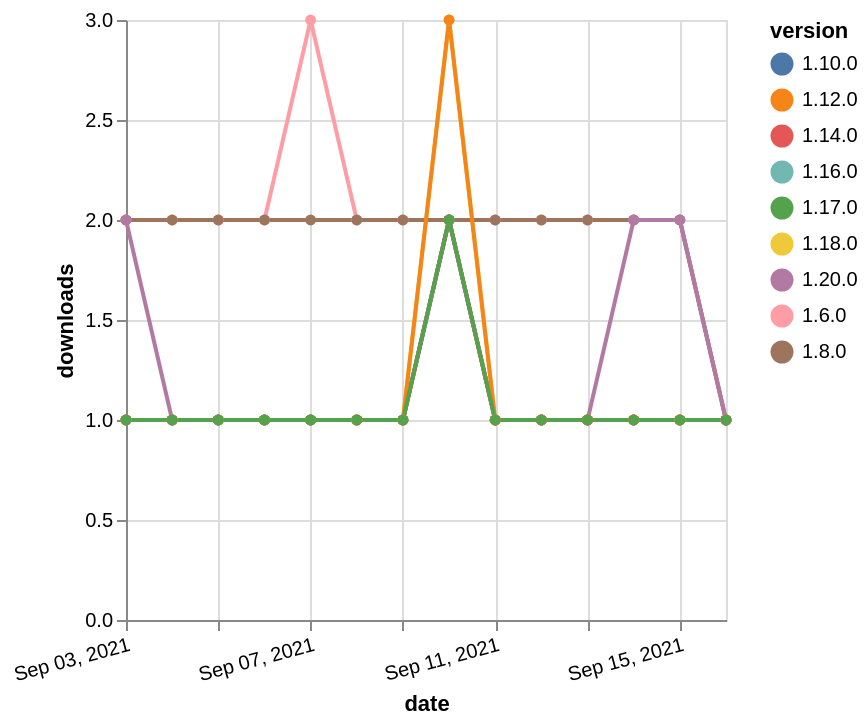

Specify this chart in Vega-Lite:
### Vega-Lite specification from a JSON file in a GitHub repository (floating-point values rounded to 4 significant figures)
{"$schema": "https://vega.github.io/schema/vega-lite/v5.json", "description": "A simple bar chart with embedded data.", "data": {"values": [{"date": "2021-09-03", "total": 2349, "delta": 2, "version": "1.6.0"}, {"date": "2021-09-04", "total": 2351, "delta": 2, "version": "1.6.0"}, {"date": "2021-09-05", "total": 2353, "delta": 2, "version": "1.6.0"}, {"date": "2021-09-06", "total": 2355, "delta": 2, "version": "1.6.0"}, {"date": "2021-09-07", "total": 2358, "delta": 3, "version": "1.6.0"}, {"date": "2021-09-08", "total": 2360, "delta": 2, "version": "1.6.0"}, {"date": "2021-09-09", "total": 2362, "delta": 2, "version": "1.6.0"}, {"date": "2021-09-10", "total": 2364, "delta": 2, "version": "1.6.0"}, {"date": "2021-09-11", "total": 2366, "delta": 2, "version": "1.6.0"}, {"date": "2021-09-12", "total": 2368, "delta": 2, "version": "1.6.0"}, {"date": "2021-09-13", "total": 2370, "delta": 2, "version": "1.6.0"}, {"date": "2021-09-14", "total": 2372, "delta": 2, "version": "1.6.0"}, {"date": "2021-09-15", "total": 2374, "delta": 2, "version": "1.6.0"}, {"date": "2021-09-16", "total": 2375, "delta": 1, "version": "1.6.0"}, {"date": "2021-09-03", "total": 168, "delta": 1, "version": "1.18.0"}, {"date": "2021-09-04", "total": 169, "delta": 1, "version": "1.18.0"}, {"date": "2021-09-05", "total": 170, "delta": 1, "version": "1.18.0"}, {"date": "2021-09-06", "total": 171, "delta": 1, "version": "1.18.0"}, {"date": "2021-09-07", "total": 172, "delta": 1, "version": "1.18.0"}, {"date": "2021-09-08", "total": 173, "delta": 1, "version": "1.18.0"}, {"date": "2021-09-09", "total": 174, "delta": 1, "version": "1.18.0"}, {"date": "2021-09-10", "total": 177, "delta": 3, "version": "1.18.0"}, {"date": "2021-09-11", "total": 178, "delta": 1, "version": "1.18.0"}, {"date": "2021-09-12", "total": 179, "delta": 1, "version": "1.18.0"}, {"date": "2021-09-13", "total": 180, "delta": 1, "version": "1.18.0"}, {"date": "2021-09-14", "total": 181, "delta": 1, "version": "1.18.0"}, {"date": "2021-09-15", "total": 182, "delta": 1, "version": "1.18.0"}, {"date": "2021-09-16", "total": 183, "delta": 1, "version": "1.18.0"}, {"date": "2021-09-03", "total": 2457, "delta": 2, "version": "1.8.0"}, {"date": "2021-09-04", "total": 2459, "delta": 2, "version": "1.8.0"}, {"date": "2021-09-05", "total": 2461, "delta": 2, "version": "1.8.0"}, {"date": "2021-09-06", "total": 2463, "delta": 2, "version": "1.8.0"}, {"date": "2021-09-07", "total": 2465, "delta": 2, "version": "1.8.0"}, {"date": "2021-09-08", "total": 2467, "delta": 2, "version": "1.8.0"}, {"date": "2021-09-09", "total": 2469, "delta": 2, "version": "1.8.0"}, {"date": "2021-09-10", "total": 2471, "delta": 2, "version": "1.8.0"}, {"date": "2021-09-11", "total": 2473, "delta": 2, "version": "1.8.0"}, {"date": "2021-09-12", "total": 2475, "delta": 2, "version": "1.8.0"}, {"date": "2021-09-13", "total": 2477, "delta": 2, "version": "1.8.0"}, {"date": "2021-09-14", "total": 2479, "delta": 2, "version": "1.8.0"}, {"date": "2021-09-15", "total": 2481, "delta": 2, "version": "1.8.0"}, {"date": "2021-09-16", "total": 2482, "delta": 1, "version": "1.8.0"}, {"date": "2021-09-03", "total": 226, "delta": 1, "version": "1.10.0"}, {"date": "2021-09-04", "total": 227, "delta": 1, "version": "1.10.0"}, {"date": "2021-09-05", "total": 228, "delta": 1, "version": "1.10.0"}, {"date": "2021-09-06", "total": 229, "delta": 1, "version": "1.10.0"}, {"date": "2021-09-07", "total": 230, "delta": 1, "version": "1.10.0"}, {"date": "2021-09-08", "total": 231, "delta": 1, "version": "1.10.0"}, {"date": "2021-09-09", "total": 232, "delta": 1, "version": "1.10.0"}, {"date": "2021-09-10", "total": 234, "delta": 2, "version": "1.10.0"}, {"date": "2021-09-11", "total": 235, "delta": 1, "version": "1.10.0"}, {"date": "2021-09-12", "total": 236, "delta": 1, "version": "1.10.0"}, {"date": "2021-09-13", "total": 237, "delta": 1, "version": "1.10.0"}, {"date": "2021-09-14", "total": 238, "delta": 1, "version": "1.10.0"}, {"date": "2021-09-15", "total": 239, "delta": 1, "version": "1.10.0"}, {"date": "2021-09-16", "total": 240, "delta": 1, "version": "1.10.0"}, {"date": "2021-09-03", "total": 116, "delta": 2, "version": "1.20.0"}, {"date": "2021-09-04", "total": 117, "delta": 1, "version": "1.20.0"}, {"date": "2021-09-05", "total": 118, "delta": 1, "version": "1.20.0"}, {"date": "2021-09-06", "total": 119, "delta": 1, "version": "1.20.0"}, {"date": "2021-09-07", "total": 120, "delta": 1, "version": "1.20.0"}, {"date": "2021-09-08", "total": 121, "delta": 1, "version": "1.20.0"}, {"date": "2021-09-09", "total": 122, "delta": 1, "version": "1.20.0"}, {"date": "2021-09-10", "total": 124, "delta": 2, "version": "1.20.0"}, {"date": "2021-09-11", "total": 125, "delta": 1, "version": "1.20.0"}, {"date": "2021-09-12", "total": 126, "delta": 1, "version": "1.20.0"}, {"date": "2021-09-13", "total": 127, "delta": 1, "version": "1.20.0"}, {"date": "2021-09-14", "total": 129, "delta": 2, "version": "1.20.0"}, {"date": "2021-09-15", "total": 131, "delta": 2, "version": "1.20.0"}, {"date": "2021-09-16", "total": 132, "delta": 1, "version": "1.20.0"}, {"date": "2021-09-03", "total": 152, "delta": 1, "version": "1.16.0"}, {"date": "2021-09-04", "total": 153, "delta": 1, "version": "1.16.0"}, {"date": "2021-09-05", "total": 154, "delta": 1, "version": "1.16.0"}, {"date": "2021-09-06", "total": 155, "delta": 1, "version": "1.16.0"}, {"date": "2021-09-07", "total": 156, "delta": 1, "version": "1.16.0"}, {"date": "2021-09-08", "total": 157, "delta": 1, "version": "1.16.0"}, {"date": "2021-09-09", "total": 158, "delta": 1, "version": "1.16.0"}, {"date": "2021-09-10", "total": 160, "delta": 2, "version": "1.16.0"}, {"date": "2021-09-11", "total": 161, "delta": 1, "version": "1.16.0"}, {"date": "2021-09-12", "total": 162, "delta": 1, "version": "1.16.0"}, {"date": "2021-09-13", "total": 163, "delta": 1, "version": "1.16.0"}, {"date": "2021-09-14", "total": 164, "delta": 1, "version": "1.16.0"}, {"date": "2021-09-15", "total": 165, "delta": 1, "version": "1.16.0"}, {"date": "2021-09-16", "total": 166, "delta": 1, "version": "1.16.0"}, {"date": "2021-09-03", "total": 187, "delta": 1, "version": "1.14.0"}, {"date": "2021-09-04", "total": 188, "delta": 1, "version": "1.14.0"}, {"date": "2021-09-05", "total": 189, "delta": 1, "version": "1.14.0"}, {"date": "2021-09-06", "total": 190, "delta": 1, "version": "1.14.0"}, {"date": "2021-09-07", "total": 191, "delta": 1, "version": "1.14.0"}, {"date": "2021-09-08", "total": 192, "delta": 1, "version": "1.14.0"}, {"date": "2021-09-09", "total": 193, "delta": 1, "version": "1.14.0"}, {"date": "2021-09-10", "total": 195, "delta": 2, "version": "1.14.0"}, {"date": "2021-09-11", "total": 196, "delta": 1, "version": "1.14.0"}, {"date": "2021-09-12", "total": 197, "delta": 1, "version": "1.14.0"}, {"date": "2021-09-13", "total": 198, "delta": 1, "version": "1.14.0"}, {"date": "2021-09-14", "total": 199, "delta": 1, "version": "1.14.0"}, {"date": "2021-09-15", "total": 200, "delta": 1, "version": "1.14.0"}, {"date": "2021-09-16", "total": 201, "delta": 1, "version": "1.14.0"}, {"date": "2021-09-03", "total": 288, "delta": 1, "version": "1.12.0"}, {"date": "2021-09-04", "total": 289, "delta": 1, "version": "1.12.0"}, {"date": "2021-09-05", "total": 290, "delta": 1, "version": "1.12.0"}, {"date": "2021-09-06", "total": 291, "delta": 1, "version": "1.12.0"}, {"date": "2021-09-07", "total": 292, "delta": 1, "version": "1.12.0"}, {"date": "2021-09-08", "total": 293, "delta": 1, "version": "1.12.0"}, {"date": "2021-09-09", "total": 294, "delta": 1, "version": "1.12.0"}, {"date": "2021-09-10", "total": 297, "delta": 3, "version": "1.12.0"}, {"date": "2021-09-11", "total": 298, "delta": 1, "version": "1.12.0"}, {"date": "2021-09-12", "total": 299, "delta": 1, "version": "1.12.0"}, {"date": "2021-09-13", "total": 300, "delta": 1, "version": "1.12.0"}, {"date": "2021-09-14", "total": 301, "delta": 1, "version": "1.12.0"}, {"date": "2021-09-15", "total": 302, "delta": 1, "version": "1.12.0"}, {"date": "2021-09-16", "total": 303, "delta": 1, "version": "1.12.0"}, {"date": "2021-09-03", "total": 135, "delta": 1, "version": "1.17.0"}, {"date": "2021-09-04", "total": 136, "delta": 1, "version": "1.17.0"}, {"date": "2021-09-05", "total": 137, "delta": 1, "version": "1.17.0"}, {"date": "2021-09-06", "total": 138, "delta": 1, "version": "1.17.0"}, {"date": "2021-09-07", "total": 139, "delta": 1, "version": "1.17.0"}, {"date": "2021-09-08", "total": 140, "delta": 1, "version": "1.17.0"}, {"date": "2021-09-09", "total": 141, "delta": 1, "version": "1.17.0"}, {"date": "2021-09-10", "total": 143, "delta": 2, "version": "1.17.0"}, {"date": "2021-09-11", "total": 144, "delta": 1, "version": "1.17.0"}, {"date": "2021-09-12", "total": 145, "delta": 1, "version": "1.17.0"}, {"date": "2021-09-13", "total": 146, "delta": 1, "version": "1.17.0"}, {"date": "2021-09-14", "total": 147, "delta": 1, "version": "1.17.0"}, {"date": "2021-09-15", "total": 148, "delta": 1, "version": "1.17.0"}, {"date": "2021-09-16", "total": 149, "delta": 1, "version": "1.17.0"}]}, "width": "container", "mark": {"type": "line", "point": {"filled": true}}, "encoding": {"x": {"field": "date", "type": "temporal", "timeUnit": "yearmonthdate", "title": "date", "axis": {"labelAngle": -15}}, "y": {"field": "delta", "type": "quantitative", "title": "downloads"}, "color": {"field": "version", "type": "nominal"}, "tooltip": {"field": "delta"}}}
